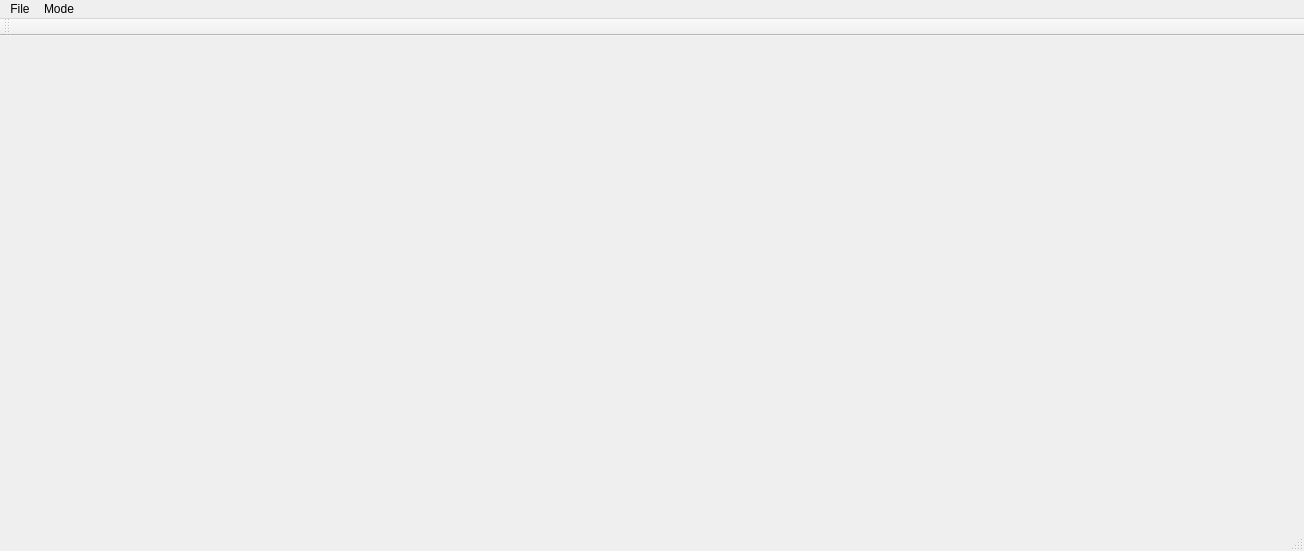
<?xml version="1.0" encoding="UTF-8"?>
<ui version="4.0">
 <class>KinectManagerClass</class>
 <widget class="QMainWindow" name="KinectManagerClass">
  <property name="geometry">
   <rect>
    <x>0</x>
    <y>0</y>
    <width>1304</width>
    <height>551</height>
   </rect>
  </property>
  <property name="windowTitle">
   <string>KinectManager</string>
  </property>
  <widget class="QWidget" name="centralWidget"/>
  <widget class="QMenuBar" name="menuBar">
   <property name="geometry">
    <rect>
     <x>0</x>
     <y>0</y>
     <width>1304</width>
     <height>21</height>
    </rect>
   </property>
   <widget class="QMenu" name="menuFile">
    <property name="title">
     <string>File</string>
    </property>
    <addaction name="actionRun"/>
    <addaction name="action_Screen_shot"/>
   </widget>
   <widget class="QMenu" name="menuMode">
    <property name="title">
     <string>Mode</string>
    </property>
    <addaction name="actionColor_Over"/>
   </widget>
   <addaction name="menuFile"/>
   <addaction name="menuMode"/>
  </widget>
  <widget class="QToolBar" name="mainToolBar">
   <attribute name="toolBarArea">
    <enum>TopToolBarArea</enum>
   </attribute>
   <attribute name="toolBarBreak">
    <bool>false</bool>
   </attribute>
  </widget>
  <widget class="QStatusBar" name="statusBar"/>
  <action name="actionRun">
   <property name="text">
    <string>Run</string>
   </property>
  </action>
  <action name="action_Screen_shot">
   <property name="text">
    <string> Screen shot</string>
   </property>
  </action>
  <action name="actionColor_Over">
   <property name="checkable">
    <bool>true</bool>
   </property>
   <property name="text">
    <string>Color Over</string>
   </property>
  </action>
 </widget>
 <layoutdefault spacing="6" margin="11"/>
 <resources>
  <include location="kinectmanager.qrc"/>
 </resources>
 <connections/>
</ui>
